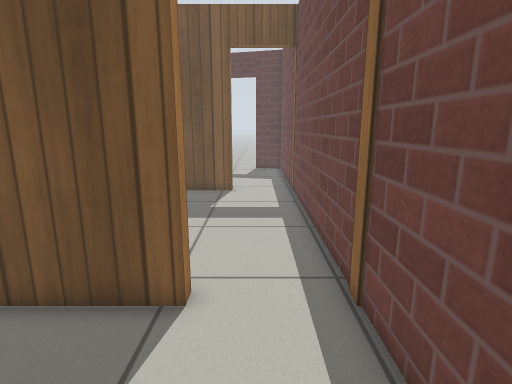
[1] (above)

12 first-person views from a walk through a robot-simulator world made for Gazebo. The camera is 0.92 m above the floor, tilts 12° down and sees 80° across. The floor is counted in squares, 0.25 m on a side. Each view is taken from the middle of a square. On the plan, view 1 faces up. The plan holds only what a view shows up to about 20 squares ahead; the rest is blank. Gazebo's built-in surfaces are drawn with simple patterns.

[2]
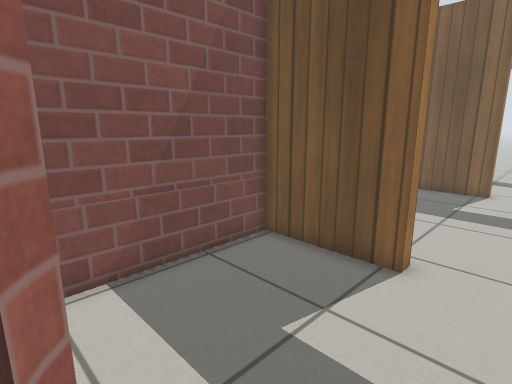

[3]
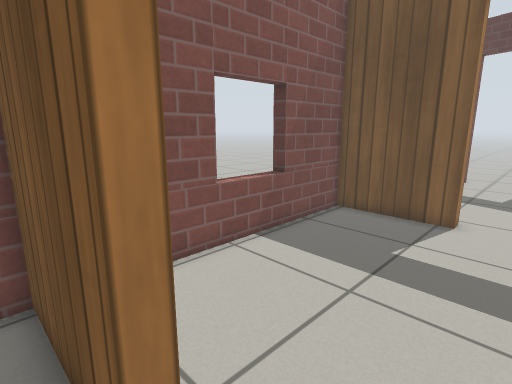

[4]
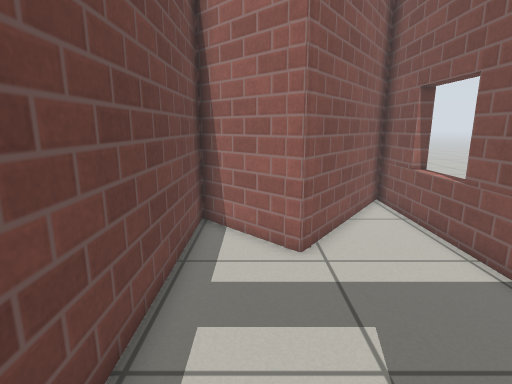

[5]
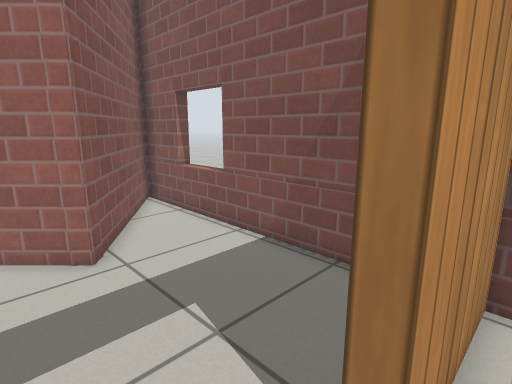

[6]
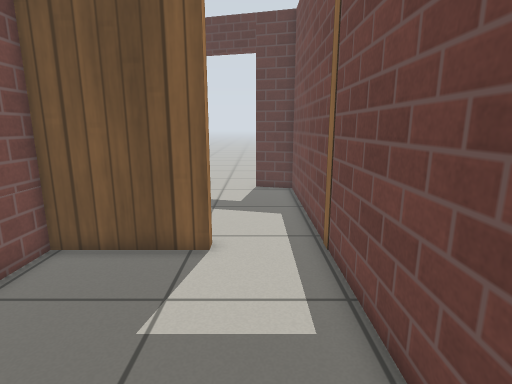

[7]
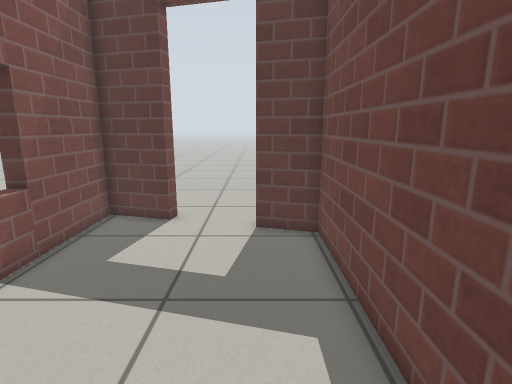

[8]
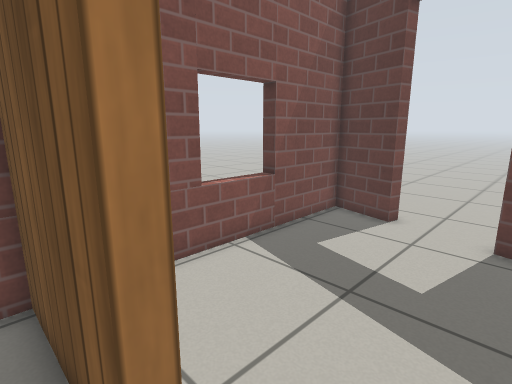

[9]
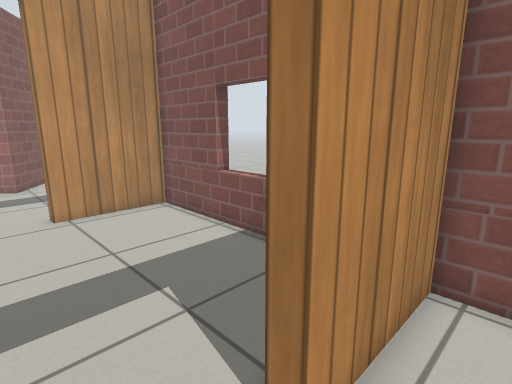

[10]
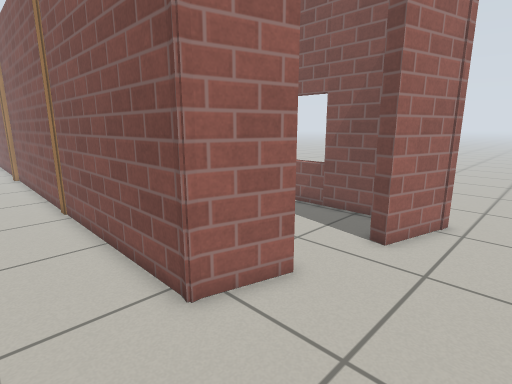

[11]
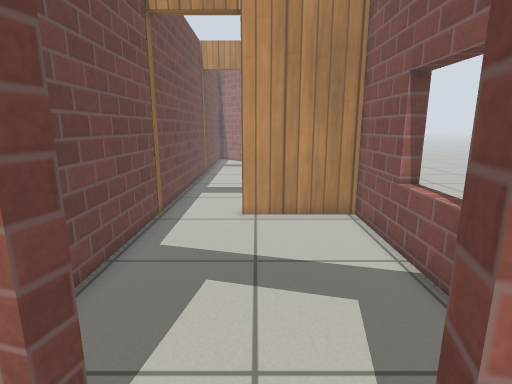

[12]
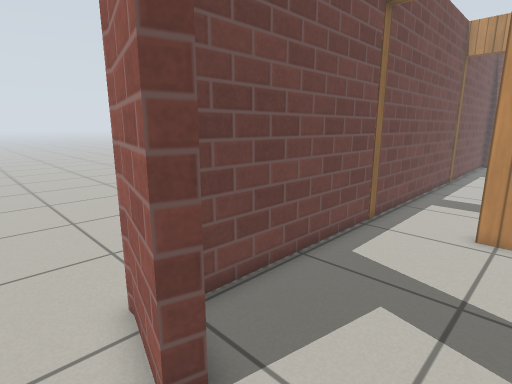

### Floor plan
Points are (right, up) in squares from view 1. A wall is a line through its corners. A room is listed if a view was taken in it or the views show most of it. See-through windows are left out.
Room 1 (views 1, 2, 3)
walls: (-1.3, -1.6) (2.2, -5.1) (2.2, 6.1); (-1.8, -2.1) (-1.3, -1.6) (-0.9, -1.9); (-1.5, 5.8) (-6.3, 5.8) (-6.3, -8.4) (-1.4, -1.6)
ways out: open door at (0.5, 6) to room 2
Room 2 (views 4, 5, 6, 7, 8)
walls: (-1.5, 17.7) (-6.3, 17.7) (-6.3, 6.4) (-1.5, 6.4); (2.2, 6.1) (2.2, 18.1)
ways out: open door at (0.5, 6) to room 1; open door at (0.5, 18) to room 3
Room 3 (view 9)
walls: (-3.5, 28.9) (-6.3, 29.6) (-6.3, 18.3) (-1.5, 18.3); (2.2, 18.1) (2.2, 27.3) (0, 27.9)
ways out: open door at (0.5, 18) to room 2; open door at (-1.4, 28.6) to room 4
Room 4 (views 10, 11)
walls: (0.1, 28.5) (2.8, 27.8)
ways out: open door at (-1.4, 28.6) to room 3; opening at (-3.2, 31.5) to room 5; opening at (5, 28) to room 5
Room 5 (view 12)
walls: (2.8, 27.8) (2.8, 6.8); (-6.9, 30.4) (-3.3, 29.5)
ways out: opening at (-3.2, 31.5) to room 4; opening at (5, 28) to room 4

Where each view was taken, in squares from view 1:
view 1: 0 up, 0 right, facing up
view 2: 2 down, 1 right, facing up-left
view 3: 5 up, 1 right, facing up-left
view 4: 7 up, 0 right, facing down
view 5: 7 up, 1 right, facing down-left
view 6: 9 up, 0 right, facing up
view 7: 17 up, 0 right, facing up
view 8: 17 up, 1 right, facing up-left
view 9: 20 up, 1 right, facing down-left
view 10: 33 up, 6 right, facing down-left
view 11: 31 up, 2 left, facing down
view 12: 30 up, 3 left, facing down-right
